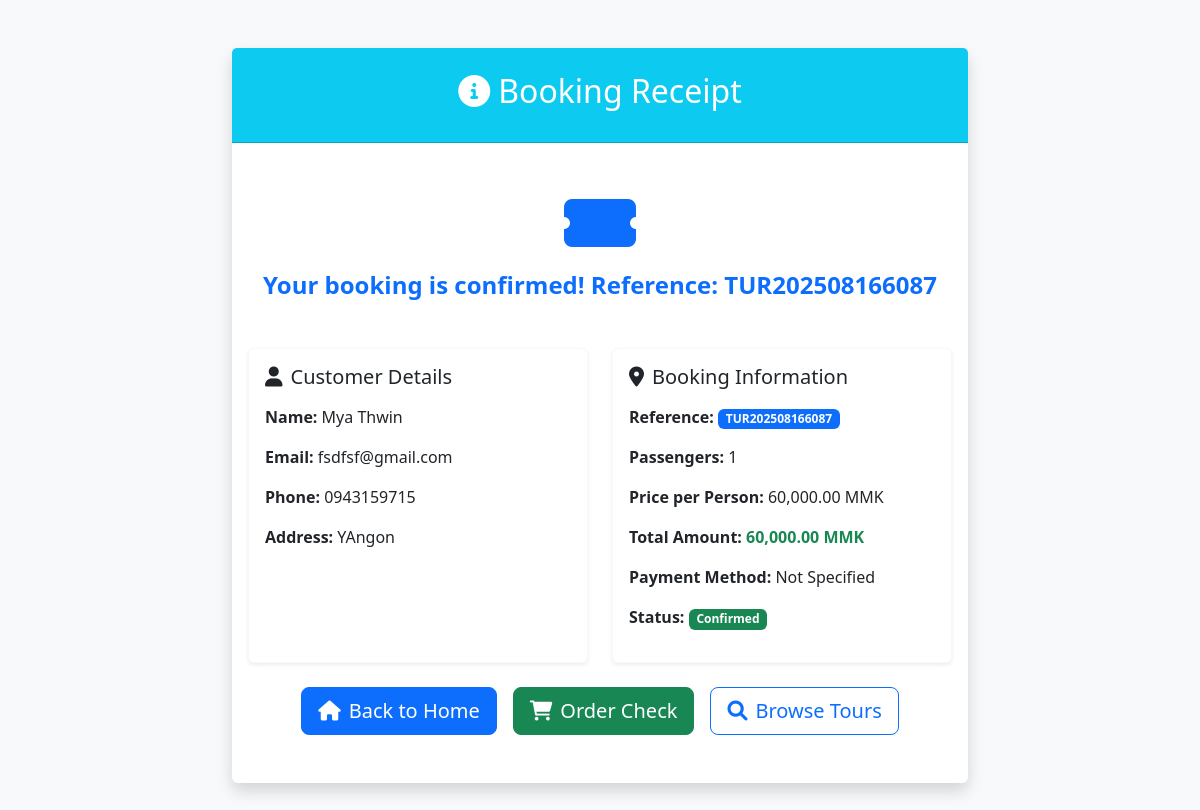
Screenshot of /booking.php with the database file from the repository.
### tables this page shows
CREATE TABLE `bookings` (
  `id` int NOT NULL,
  `booking_reference` varchar(20) NOT NULL,
  `customer_id` int DEFAULT NULL,
  `tour_id` int DEFAULT NULL,
  `number_of_passengers` int DEFAULT '1',
  `total_amount` decimal(10,2) DEFAULT NULL,
  `payment_image` varchar(255) DEFAULT NULL,
  `payment_method` varchar(255) DEFAULT NULL,
  `booking_status` enum('Pending','Confirmed','Cancelled') DEFAULT 'Pending',
  `payment_status` enum('Pending','Paid','Refunded') DEFAULT 'Pending',
  `admin_notes` text,
  `processed_by` int DEFAULT NULL,
  `processed_at` timestamp NULL DEFAULT NULL,
  `booking_date` timestamp NOT NULL DEFAULT CURRENT_TIMESTAMP
);

CREATE TABLE `customers` (
  `id` int NOT NULL,
  `full_name` varchar(100) NOT NULL,
  `email` varchar(100) NOT NULL,
  `password` varchar(255) DEFAULT NULL,
  `email_verified` tinyint(1) DEFAULT '0',
  `verification_token` varchar(255) DEFAULT NULL,
  `phone` varchar(20) DEFAULT NULL,
  `address` text,
  `created_at` timestamp NOT NULL DEFAULT CURRENT_TIMESTAMP
);

### classes/Booking.php (called while the page is built, shortened)
<?php
class Booking
{
    private $conn;
    private $table_name = "bookings";
    public function __construct($db)
    {
        $this->conn = $db;
    }
    public function getLatestBooking()
    {
        $query = "
            SELECT b.*, c.full_name, c.email, c.phone, c.address
            FROM " . $this->table_name . " b
            JOIN customers c ON b.customer_id = c.id
            ORDER BY b.id DESC
            LIMIT 1
        ";
        $stmt = $this->conn->prepare($query);
        $stmt->execute();
        $row = $stmt->fetch(PDO::FETCH_ASSOC);
        return $row ?: false;
    }
}

### booking.php (the view, shortened to what this page needs)
<?php
include_once 'classes/Booking.php';
$database = new Database();
$db = $database->getConnection();
$bookingObj = new Booking($db);
$latestBooking = $bookingObj->getLatestBooking();
$full_name = $latestBooking['full_name'] ?? '';
$email = $latestBooking['email'] ?? '';
$phone = $latestBooking['phone'] ?? '';
$address = $latestBooking['address'] ?? '';
$passengers = $latestBooking['number_of_passengers'] ?? 0;
$price_per_person = $passengers ? ($latestBooking['total_amount'] / $passengers) : 0;
$total_amount = $latestBooking['total_amount'] ?? 0;
$payment_method = $latestBooking['payment_method'] ?? 'Not Specified';
$booking_reference = $latestBooking['booking_reference'] ?? '';
$booking_status = $latestBooking['booking_status'] ?? 'Pending';
if (isset($booking_status)) {
    if ($booking_status === 'Pending') {
        $success_message = "Your booking is pending. Reference: " . $booking_reference;
    } elseif ($booking_status === 'Confirmed') {
        $success_message = "Your booking is confirmed! Reference: " . $booking_reference;
    } else {
        $success_message = "Your booking status: " . $booking_status . ". Reference: " . $booking_reference;
    }
} else {
    $success_message = "Booking reference: " . $booking_reference;
}
?>
<!DOCTYPE html>
<html lang="en">
<head>
    <link href="https://cdn.jsdelivr.net/npm/bootstrap@5.3.0/dist/css/bootstrap.min.css" rel="stylesheet">
    <link href="https://cdnjs.cloudflare.com/ajax/libs/font-awesome/6.0.0/css/all.min.css" rel="stylesheet">
</head>
<body class="bg-light">
    <div class="container my-5">
        <div class="row justify-content-center">
            <div class="col-md-10 col-lg-8">
                <div class="card shadow border-0">
                    <div class="card-header text-white text-center py-4 bg-info">
                        <h2><i class="fas fa-info-circle me-2"></i>Booking Receipt</h2>
                    </div>
                    <div class="card-body py-5">
                        <div class="text-center mb-5">
                            <i class="fas fa-ticket-alt mb-3" style="font-size:4rem;color:#0d6efd;"></i>
                            <h4 class="fw-bold text-primary"><?php echo $success_message; ?></h4>
                        </div>
                        <div class="row g-4 mb-4">
                            <div class="col-md-6">
                                <div class="card border-light shadow-sm h-100">
                                    <div class="card-body">
                                        <h5 class="card-title mb-3"><i class="fas fa-user me-2"></i>Customer Details</h5>
                                        <p><strong>Name:</strong> <?php echo $full_name; ?></p>
                                        <p><strong>Email:</strong> <?php echo $email; ?></p>
                                        <p><strong>Phone:</strong> <?php echo $phone; ?></p>
                                        <p><strong>Address:</strong> <?php echo $address; ?></p>
                                    </div>
                                </div>
                            </div>
                            <div class="col-md-6">
                                <div class="card border-light shadow-sm h-100">
                                    <div class="card-body">
                                        <h5 class="card-title mb-3"><i class="fas fa-map-marker-alt me-2"></i>Booking Information</h5>
                                        <p><strong>Reference:</strong> <span class="badge bg-primary"><?php echo $booking_reference; ?></span></p>
                                        <p><strong>Passengers:</strong> <?php echo $passengers; ?></p>
                                        <p><strong>Price per Person:</strong> <?php echo number_format($price_per_person, 2); ?> MMK</p>
                                        <p><strong>Total Amount:</strong> <span class="text-success fw-bold"><?php echo number_format($total_amount, 2); ?> MMK</span></p>
                                        <p><strong>Payment Method:</strong> <?php echo $payment_method; ?></p>
                                        <p><strong>Status:</strong>
                                            <?php
                                            if ($booking_status === 'Pending') {
                                                echo '<span class="badge bg-warning">Pending</span>';
                                            } elseif ($booking_status === 'Confirmed') {
                                                echo '<span class="badge bg-success">Confirmed</span>';
                                            } else {
                                                echo '<span class="badge bg-danger">' . htmlspecialchars($booking_status) . '</span>';
                                            }
                                            ?>
                                        </p>
                                    </div>
                                </div>
                            </div>
                        </div>
                        <div class="d-grid gap-3 d-md-flex justify-content-md-center">
                            <a href="index.php" class="btn btn-primary btn-lg"><i class="fas fa-home me-2"></i>Back to Home</a>
                            <a href="order.php" class="btn btn-success btn-lg">
                                <i class="fas fa-shopping-cart me-2"></i>Order Check
                            </a>
                            <a href="tours.php" class="btn btn-outline-primary btn-lg"><i class="fas fa-search me-2"></i>Browse Tours</a>
                        </div>
                    </div>
                </div>
            </div>
        </div>
    </div>
</body>
</html>

### rows the page displays
bookings: booking_reference "Your booking is confirmed! Reference: TUR202508166087", customer.full_name "Mya Thwin", customer.email "fsdfsf@gmail.com", customer.phone "0943159715", customer.address "YAngon", booking_reference "TUR202508166087", number_of_passengers "1", price_per_person "60,000.00", total_amount "60,000.00", payment_method "Not Specified"
